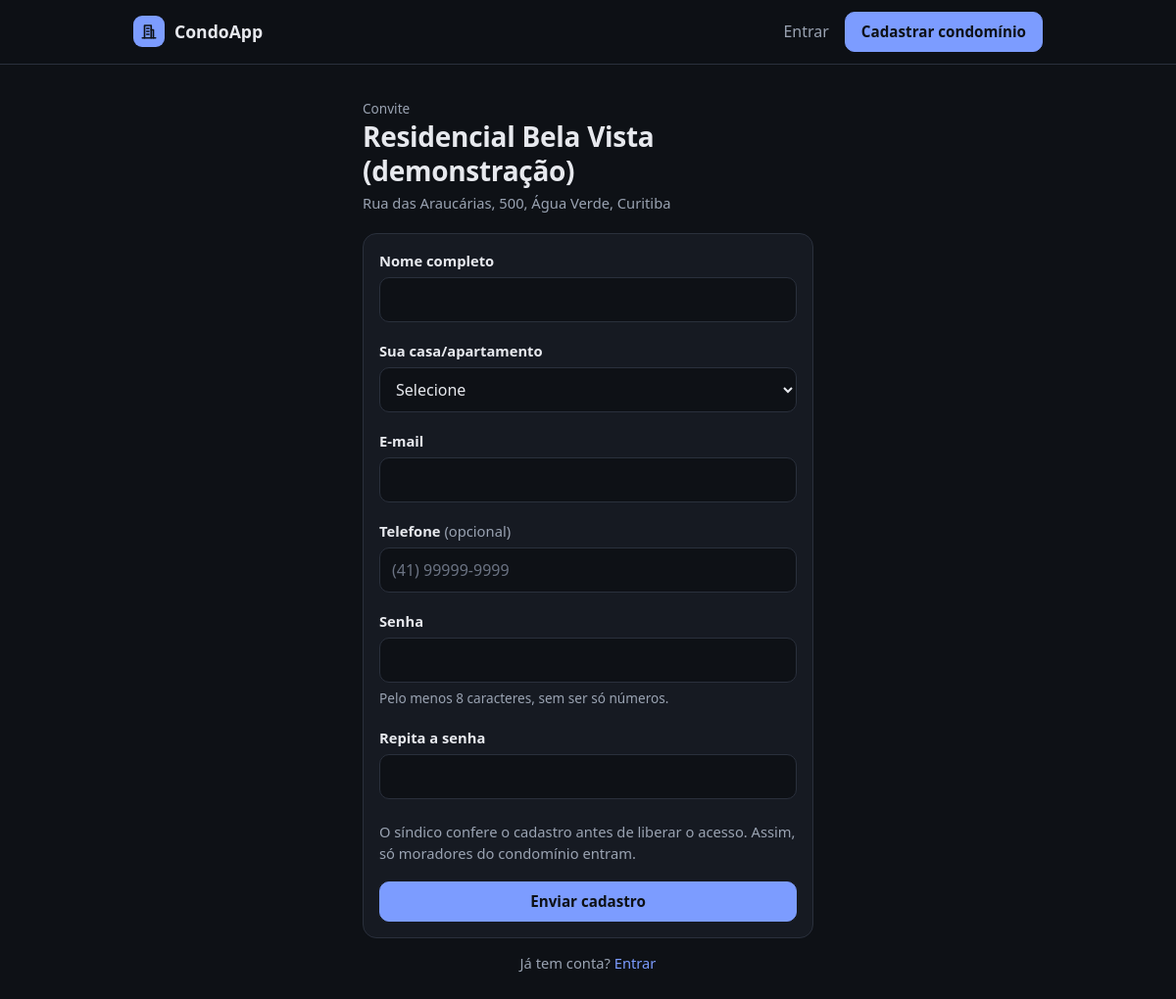
The app's page /convite/NjTZWvoBl87K/ with its own data.
### core/models.py (models this page shows, shortened)
class Condominio(models.Model):
    nome = models.CharField("nome", max_length=100)
    endereco = models.CharField("endereço", max_length=200)
    numero_unidades = models.PositiveIntegerField(
        "número de casas/apartamentos",
        validators=[MinValueValidator(1), MaxValueValidator(500)],
    )
    codigo_convite = models.CharField("código de convite", max_length=20, unique=True, default=gerar_codigo_convite)
    criado_em = models.DateTimeField("criado em", auto_now_add=True)
    class Meta:
        ordering = ["nome"]
        verbose_name = "condomínio"
        verbose_name_plural = "condomínios"

### core/views.py (the view)
# urls.py: path("convite/<str:codigo>/", views.convite, name="convite"),
def convite(request, codigo):
    condominio = get_object_or_404(Condominio, codigo_convite=codigo)
    if request.user.is_authenticated:
        return redirect("chamado_lista")
    form = CadastroMoradorForm(request.POST or None, condominio=condominio)
    if request.method == "POST" and form.is_valid():
        with transaction.atomic():
            form.save()
        return render(request, "core/convite_enviado.html", {"condominio": condominio})
    return render(request, "core/convite.html", {"form": form, "condominio": condominio})

### core/forms.py (shortened to what this page needs)
class CadastroMoradorForm(ContaForm):
    unidade = forms.ModelChoiceField(label="Sua casa/apartamento", queryset=Unidade.objects.none(), empty_label="Selecione")
    field_order = ["nome", "unidade", "email", "telefone", "senha", "senha2"]
    def __init__(self, *args, condominio, **kwargs):
        super().__init__(*args, **kwargs)
        self.condominio = condominio
        self.fields["unidade"].queryset = condominio.unidades.all()

### core/contexto.py (called while the page is built)
def perfil(request):
    user = getattr(request, "user", None)
    perfil = getattr(user, "perfil", None) if user and user.is_authenticated else None
    pendentes = 0
    if perfil and perfil.aprovado and perfil.eh_sindico:
        pendentes = Perfil.objects.filter(condominio=perfil.condominio_id, aprovado=False).count()
    return {"perfil": perfil, "pendentes": pendentes}

### core/models.py (called while the page is built)
    def __str__(self):
        return self.identificador

### core/templates/core/convite.html (shortened to what this page needs)
{% extends "core/base.html" %}
{% block conteudo %}
<div class="pagina-estreita">
  <div class="cabecalho-pagina">
    <div>
      <span class="numero">Convite</span>
      <h1>{{ condominio.nome }}</h1>
      <p class="sutil">{{ condominio.endereco }}</p>
    </div>
  </div>
  <form method="post" class="cartao formulario">
    {% for campo in form %}
      {% include "core/_campo.html" %}
    {% endfor %}
    <p class="sutil">O síndico confere o cadastro antes de liberar o acesso. Assim, só moradores do condomínio entram.</p>
    <button type="submit" class="botao botao-primario botao-bloco">Enviar cadastro</button>
  </form>
  <p class="sutil centro">Já tem conta? <a href="{% url 'entrar' %}">Entrar</a></p>
</div>
{% endblock %}

### core/static/core/style.css (style rules this page uses)
:root { color-scheme: dark; --fundo: #0e1116; --superficie: #161a22; --superficie-2: #1e232d; --borda: #2a303c; --borda-forte: #3a4252; --texto: #e7e9ee; --texto-sutil: #9aa3b2; --primaria: #7c9cff; --primaria-hover: #97b1ff; --primaria-texto: #0e1116; --azul: #7c9cff; --amarelo: #f2b84b; --verde: #45d09e; --vermelho: #ff7a7a; --cinza: #8b93a1; --raio: 14px; }
*, *::before, *::after { box-sizing: border-box; }
body { margin: 0; background: var(--fundo); color: var(--texto); font: 1rem/1.5 system-ui, -apple-system, "Segoe UI", Roboto, sans-serif; -webkit-text-size-adjust: 100%; }
a { color: var(--primaria); text-decoration: none; }
h1 { margin: 0; font-size: 1.45rem; line-height: 1.25; letter-spacing: -0.01em; }
.cabecalho-pagina { display: flex; align-items: flex-start; justify-content: space-between; gap: 12px; margin-bottom: 20px; }
.sutil { margin: 4px 0 0; color: var(--texto-sutil); font-size: 0.92rem; }
.numero { color: var(--texto-sutil); font-size: 0.85rem; font-variant-numeric: tabular-nums; }
.botao { display: inline-flex; align-items: center; justify-content: center; min-height: 40px; padding: 8px 16px; border: 1px solid var(--borda); border-radius: 10px; background: var(--superficie-2); color: var(--texto); font: inherit; font-size: 0.95rem; font-weight: 600; white-space: nowrap; cursor: pointer; }
.botao-primario { background: var(--primaria); border-color: var(--primaria); color: var(--primaria-texto); }
.botao-bloco { width: 100%; }
.cartao { padding: 16px; background: var(--superficie); border: 1px solid var(--borda); border-radius: var(--raio); }
form.cartao { max-width: 640px; }
.formulario { display: grid; gap: 18px; }
.campo > label, .campo legend { font-size: 0.92rem; font-weight: 600; }
.campo:not(.obrigatorio) > label::after { content: " (opcional)"; color: var(--texto-sutil); font-weight: 400; }
.campo .helptext { order: 3; color: var(--texto-sutil); font-size: 0.85rem; }
input:not([type="checkbox"], [type="radio"]), select, textarea { width: 100%; padding: 10px 12px; border: 1px solid var(--borda); border-radius: 10px; background: var(--fundo); color: var(--texto); font: inherit; }
::placeholder { color: #6b7383; }
@media (min-width: 720px) { h1 { font-size: 1.75rem; } }
.centro { text-align: center; }
.pagina-estreita { max-width: 460px; margin: 0 auto; }
.pagina-estreita form.cartao { max-width: none; }
.pagina-estreita .centro { margin-top: 14px; }

### records on screen
Condominio: nome "Residencial Bela Vista (demonstração)", endereco "Rua das Araucárias, 500, Água Verde, Curitiba"
